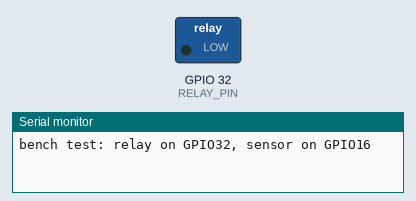
Bench run of a sketch on a simulated ESP32. On the bench: switched loads named in the sketch (green lamp = pin HIGH), the last lines printed to the serial monitor.

Above: at 1.0 s.
At 3.0 s:
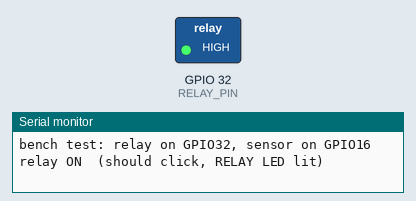
Timing chart, 0 to 5.2 s (numbered marks = the images above):
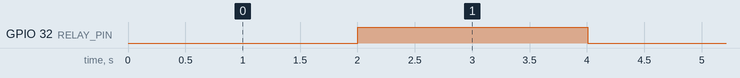

The sketch:

bench_test.ino
```cpp
// NK Smart Pumps controller PCB - first bench test.
// USB only. Nothing connected to MAINS IN, SELECTOR, KM COIL or LAMP.
// Clicks the relay 2 s on / 2 s off and prints the sensor distance at 115200 baud.

#define RELAY_PIN 32
#define SENSOR_RX 16
#define SENSOR_TX 17

int readFrame() {
  uint8_t b[4];
  int mm = -1;
  while (Serial2.available() >= 4) {
    if (Serial2.peek() != 0xFF) { Serial2.read(); continue; }
    Serial2.readBytes(b, 4);
    if (((b[0] + b[1] + b[2]) & 0xFF) == b[3]) mm = (b[1] << 8) | b[2];
  }
  return mm;
}

void setup() {
  digitalWrite(RELAY_PIN, LOW);
  pinMode(RELAY_PIN, OUTPUT);
  Serial.begin(115200);
  Serial2.begin(9600, SERIAL_8N1, SENSOR_RX, SENSOR_TX);
  Serial.println("bench test: relay on GPIO32, sensor on GPIO16");
}

void loop() {
  static bool on = false;
  static unsigned long lastToggle = 0;
  static unsigned long lastFrame = 0;

  if (millis() - lastToggle >= 2000) {
    lastToggle = millis();
    on = !on;
    digitalWrite(RELAY_PIN, on ? HIGH : LOW);
    Serial.println(on ? "relay ON  (should click, RELAY LED lit)" : "relay OFF (RELAY LED dark)");
  }

  int mm = readFrame();
  if (mm >= 0) {
    lastFrame = millis();
    Serial.print("sensor ");
    Serial.print(mm);
    Serial.println(" mm");
  } else if (millis() - lastFrame > 3000) {
    lastFrame = millis();
    Serial.println("sensor: no data");
  }
  delay(100);
}
```

Measured:
- by itself, GPIO 32 (RELAY_PIN): alternates HIGH for 2.0 s and LOW for 2.0 s
